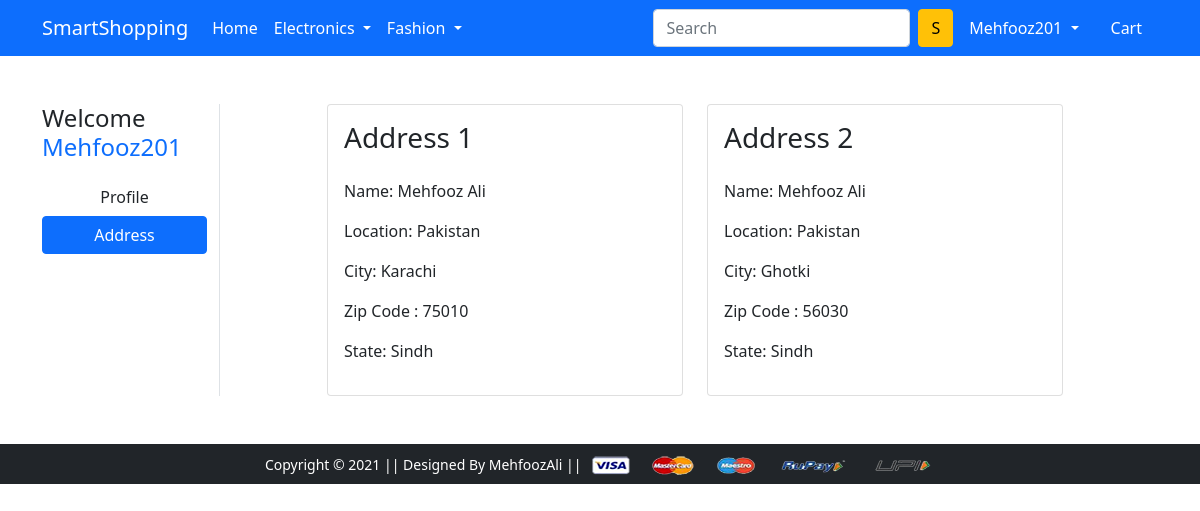
The app's page /address/ (signed in) with its own data.
### app/models.py (models this page shows, shortened)
class Customer(models.Model):
    id = models.AutoField(primary_key=True)
    user = models.ForeignKey(User, on_delete=models.CASCADE)
    name = models.CharField(max_length=200)
    locality = models.CharField(max_length=200)
    city = models.CharField(max_length=200)
    zipcode = models.IntegerField()
    state = models.CharField(max_length=100, choices=STATE_CHOICE)

### app/views.py (the view)
# urls.py: path('address/', views.address, name='address'),
@login_required
def address(request):
    add = Customer.objects.filter(user=request.user)
    return render(request, 'app/address.html', {'add': add, 'active': 'btn-primary'})

### app/templates/app/address.html (shortened to what this page needs)
{% extends 'app/base.html' %}
{% load static %}
{% block main-content %}
<div class="container my-5">
 <div class="row">
     <div class="col-sm-2 border-end">
        <h4 class='mb-3'>Welcome <span class="text-capitalize text-primary pt-2">{{request.user}}</span></h4>
   <ul class="list-unstyled">
    <li class="d-grid"><a href="{% url 'profile' %}" class="btn">Profile</a></li>
    <li class="d-grid"><a href="{% url 'address' %}" class="btn {{active}}">Address</a></li>
   </ul>
  </div>
  <div class="col-sm-8 offset-sm-1">
   <div class="row">
    {% for a in add %}
    <div class="col-sm-6">
        <div class="card">
            <div class="card-body">
                <h3 class='mb-4'>Address {{forloop.counter}}</h3>
                <p>Name: {{a.name}}</p>
                <p>Location: {{a.locality}}</p>
                <p>City: {{a.city}}</p>
                <p>Zip Code : {{a.zipcode}}</p>
                <p>State: {{a.state}}</p>
            </div>
        </div>
    </div>
    {% endfor %}
</div>
</div>
 </div>
</div>
{% endblock main-content %}

### app/templates/app/base.html (shortened to what this page needs)
<!doctype html>
{% load static %}
<html lang="en">
  <head>
    <link href="https://cdn.jsdelivr.net/npm/bootstrap@5.0.0-beta1/dist/css/bootstrap.min.css" rel="stylesheet">
    <link rel="stylesheet" href="{% static 'app/css/owl.carousel.min.css' %}">
    <link rel="stylesheet" href="{% static 'app/css/all.min.css' %}">
    <link rel="stylesheet" href="{% static 'app/css/style.css' %}">
  </head>
  <body>
    <nav class="navbar navbar-expand-lg navbar-dark bg-primary">
     <div class="container">
       <a class="navbar-brand" href="/">SmartShopping</a>
       <div class="collapse navbar-collapse" id="navbarSupportedContent">
         <ul class="navbar-nav me-auto mb-2 mb-lg-0">
           <li class="nav-item">
             <a class="nav-link active" aria-current="page" href="/">Home</a>
           </li>
           <li class="nav-item dropdown">
             <a class="nav-link dropdown-toggle text-white" href="#" id="electronicsDropdown" role="button" data-bs-toggle="dropdown" aria-expanded="false">
               Electronics
             </a>
           </li>
           <li class="nav-item dropdown">
             <a class="nav-link dropdown-toggle text-white" href="#" id="fashionDropdown" role="button" data-bs-toggle="dropdown" aria-expanded="false">
               Fashion
             </a>
           </li>
         </ul>
         <form class="d-flex" action="{% url 'search' %}" method="GET">
           <input class="form-control me-2" type="search" placeholder="Search" aria-label="Search" name='search'>
           <button class="btn btn-warning" type="submit">S</button>
         </form>
         <div>
          <ul class="navbar-nav me-auto mb-2 mb-lg-0">
           <li class="nav-item dropdown mx-2">
            {% if request.user.is_authenticated %}
              <a class="nav-link dropdown-toggle text-white" href="#" id="profileDropdown" role="button" data-bs-toggle="dropdown" aria-expanded="false">
                {{request.user.username|capfirst}}
              </a>
            </li>
            <li class="nav-item mx-2">
             <a href="{% url 'show_cart' %}" class="nav-link text-white"> Cart </a>
            </li>
            {% endif %}
          </ul>
         </div>
       </div>
     </div>
    </nav>
    {% block main-content %} {% endblock main-content %}
    <footer class="container-fluid bg-dark text-center p-2 mt-5">
        <small class="text-white">Copyright &copy; 2021 || Designed By MehfoozAli || </small>
        <img src="{% static 'app/images/payment.png' %}" alt="" srcset="" class="img-fluid" height="2px">
    </footer>
  </body>
</html>

### records on screen
Customer: name "Mehfooz Ali", locality "Pakistan", city "Karachi", zipcode "75010", state "Sindh"
Customer: name "Mehfooz Ali", locality "Pakistan", city "Ghotki", zipcode "56030", state "Sindh"

### other values on screen
{{ request.user.username|capfirst }} "Mehfooz201"
{{ request.user }} "Mehfooz201"
